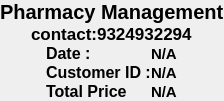
                                  <widget class="QFrame" name="frame_43">
                                   <property name="styleSheet">
                                    <string notr="true">border:none;</string>
                                   </property>
                                   <property name="frameShape">
                                    <enum>QFrame::StyledPanel</enum>
                                   </property>
                                   <property name="frameShadow">
                                    <enum>QFrame::Raised</enum>
                                   </property>
                                   <layout class="QGridLayout" name="gridLayout_16">
                                    <property name="leftMargin">
                                     <number>0</number>
                                    </property>
                                    <property name="topMargin">
                                     <number>0</number>
                                    </property>
                                    <property name="rightMargin">
                                     <number>0</number>
                                    </property>
                                    <property name="bottomMargin">
                                     <number>0</number>
                                    </property>
                                    <property name="spacing">
                                     <number>0</number>
                                    </property>
                                    <item row="2" column="1" alignment="Qt::AlignHCenter|Qt::AlignTop">
                                     <widget class="QFrame" name="frame_46">
                                      <property name="styleSheet">
                                       <string notr="true">border:none;</string>
                                      </property>
                                      <property name="frameShape">
                                       <enum>QFrame::StyledPanel</enum>
                                      </property>
                                      <property name="frameShadow">
                                       <enum>QFrame::Raised</enum>
                                      </property>
                                      <layout class="QGridLayout" name="gridLayout_17">
                                       <property name="leftMargin">
                                        <number>0</number>
                                       </property>
                                       <property name="topMargin">
                                        <number>0</number>
                                       </property>
                                       <property name="rightMargin">
                                        <number>0</number>
                                       </property>
                                       <property name="bottomMargin">
                                        <number>0</number>
                                       </property>
                                       <property name="spacing">
                                        <number>0</number>
                                       </property>
                                       <item row="2" column="1">
                                        <widget class="QLabel" name="customer_totalcost">
                                         <property name="font">
                                          <font>
                                           <pointsize>11</pointsize>
                                           <weight>75</weight>
                                           <bold>true</bold>
                                          </font>
                                         </property>
                                         <property name="text">
                                          <string>N/A</string>
                                         </property>
                                        </widget>
                                       </item>
                                       <item row="0" column="1">
                                        <widget class="QLabel" name="customer_date">
                                         <property name="font">
                                          <font>
                                           <pointsize>11</pointsize>
                                           <weight>75</weight>
                                           <bold>true</bold>
                                          </font>
                                         </property>
                                         <property name="text">
                                          <string>N/A</string>
                                         </property>
                                        </widget>
                                       </item>
                                       <item row="1" column="1">
                                        <widget class="QLabel" name="customer_show_id">
                                         <property name="font">
                                          <font>
                                           <pointsize>11</pointsize>
                                           <weight>75</weight>
                                           <bold>true</bold>
                                          </font>
                                         </property>
                                         <property name="text">
                                          <string>N/A</string>
                                         </property>
                                        </widget>
                                       </item>
                                       <item row="0" column="0">
                                        <widget class="QLabel" name="label_82">
                                         <property name="font">
                                          <font>
                                           <pointsize>12</pointsize>
                                           <weight>75</weight>
                                           <bold>true</bold>
                                          </font>
                                         </property>
                                         <property name="text">
                                          <string>Date :</string>
                                         </property>
                                        </widget>
                                       </item>
                                       <item row="1" column="0">
                                        <widget class="QLabel" name="label_83">
                                         <property name="font">
                                          <font>
                                           <pointsize>12</pointsize>
                                           <weight>75</weight>
                                           <bold>true</bold>
                                          </font>
                                         </property>
                                         <property name="text">
                                          <string>Customer ID :</string>
                                         </property>
                                        </widget>
                                       </item>
                                       <item row="2" column="0">
                                        <widget class="QLabel" name="label_84">
                                         <property name="font">
                                          <font>
                                           <pointsize>12</pointsize>
                                           <weight>75</weight>
                                           <bold>true</bold>
                                          </font>
                                         </property>
                                         <property name="text">
                                          <string>Total Price</string>
                                         </property>
                                        </widget>
                                       </item>
                                      </layout>
                                     </widget>
                                    </item>
                                    <item row="1" column="1" alignment="Qt::AlignHCenter">
                                     <widget class="QLabel" name="label_67">
                                      <property name="font">
                                       <font>
                                        <pointsize>13</pointsize>
                                        <weight>75</weight>
                                        <bold>true</bold>
                                       </font>
                                      </property>
                                      <property name="text">
                                       <string>contact:9324932294</string>
                                      </property>
                                     </widget>
                                    </item>
                                    <item row="0" column="1" alignment="Qt::AlignHCenter">
                                     <widget class="QLabel" name="label_66">
                                      <property name="font">
                                       <font>
                                        <pointsize>15</pointsize>
                                        <weight>75</weight>
                                        <bold>true</bold>
                                       </font>
                                      </property>
                                      <property name="text">
                                       <string>Pharmacy Management</string>
                                      </property>
                                     </widget>
                                    </item>
                                   </layout>
                                  </widget>
